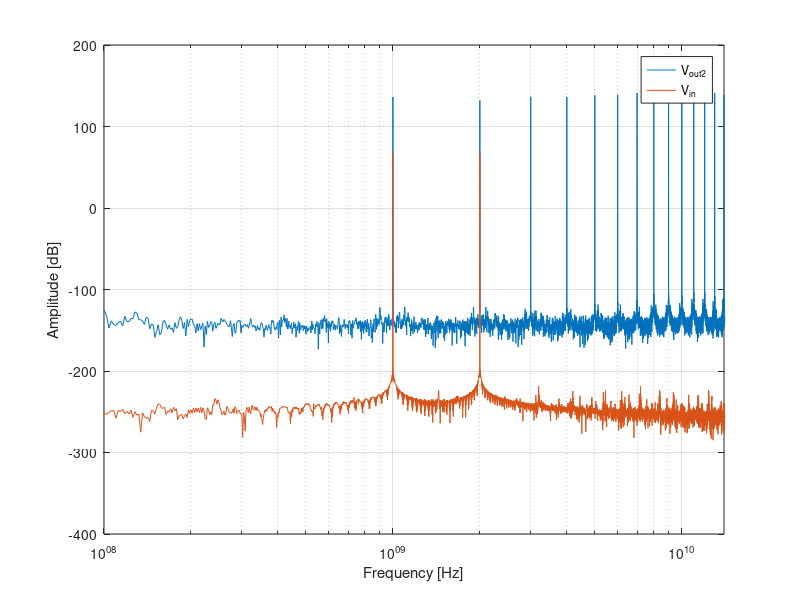

Write the MATLAB code that produced this figure. (Note: this script raises an error after producing the figure.)
% Cleanup
clear all;
close all;
clc;

clear;
close all;


% define input signal
% input amplitude 
A=[10e-3 10e-3 0]; %[V]
% input frequency 
fin=[1 2 3]*1e9; %[Hz]

%define microwave frequency
fosc=10e9; %[Hz]

% Set the Larmor frequencies of the qubits (3 qubits)
f0 = [11e9, 12e9, 13e9];

% Set the Rabi frequencies (bit high, some RWA artifacts visible)
fR = [1e6, 1e6, 1e6];

% total simulation time. It is comnputed as the time needed for a pi
% rotation for Q1
T=1/fR(1)/2; %[s]
% simulation time step
dt=1e-12; %[s]
% define time vector
t=dt:dt:T; %[s]

% input signal
Vin=A(1)*cos(2*pi*fin(1)*t)+...
    A(2)*cos(2*pi*fin(2)*t)+...
    A(3)*cos(2*pi*fin(3)*t); %[V]

G1=200; %[-]
Gtemp1 = 400;
Gtemp2 = 40260;

Vout1=G1*Vin + Gtemp1 * Vin.^2 + Gtemp2 * Vin.^3;
 
Vmix=Vout1.*cos(2*pi*t*fosc);

G2=1; %[-]
Gtemp3 = 10;
Gtemp4 = 10;

Vout2=G2*Vmix + Gtemp3 * Vmix.^2 + Gtemp4 * Vmix.^3;


%compute fft
X=abs(fft(Vout2));
XdB=20*log10(X); %[dB]
Y=abs(fft(Vin));
YdB=20*log10(Y); %[dB]
% FFT resolution
fres=1/T; %[Hz]
% maximum FFT frequency
fmax=1/dt; %[Hz]
% frequency vector
f=0:fres:(fmax-fres); %[Hz]

%plot FFT
figure
semilogx(f,XdB,f,YdB)
hold off
xlabel('Frequency [Hz]')
ylabel('Amplitude [dB]')
legend('V_{out2}','V_{in}')
xlim([0.1 14]*1e9)
grid


% Simulate and plot
[U, probabilities] = spine(fR, f0, dt, Vout2, 10);


% Compute fidelity of the operation on qubit 1
% Ideal transformation representing a pi-rotation around X
 Uideal = [0 1;
           1 0];
% Compute fidelity by comparing the actual transformation to the ideal one
F1 = fidelity(U(:, :, 1), Uideal);

% For the other 2 qubits, we would like to compare the actual transormation
% to the identity operation (I). However, any leakage form the driving
% signal is going to induce Z-rotations on the qubits. Such rotations can
% be easily cancelled by software, i.e. by not applying any extra
% electrical pulse. This correction is currently not implemented in this
% code to make it easier for the students. However, for the simple case in
% which the qubits ar einitialized in |0>, the fidelity on idel qubits can
% be simply computed by measuring the qubit along Z. This measurmenet is
% insensitive with respect to rotazion around Z.
F2=probabilities(3,end,2);
F3=probabilities(3,end,3);


disp(['Fidelity of qubit 1: ' num2str(F1*100) '%']);
disp(['Fidelity of qubit 2: ' num2str(F2*100) '%']);
disp(['Fidelity of qubit 3: ' num2str(F3*100) '%']);
